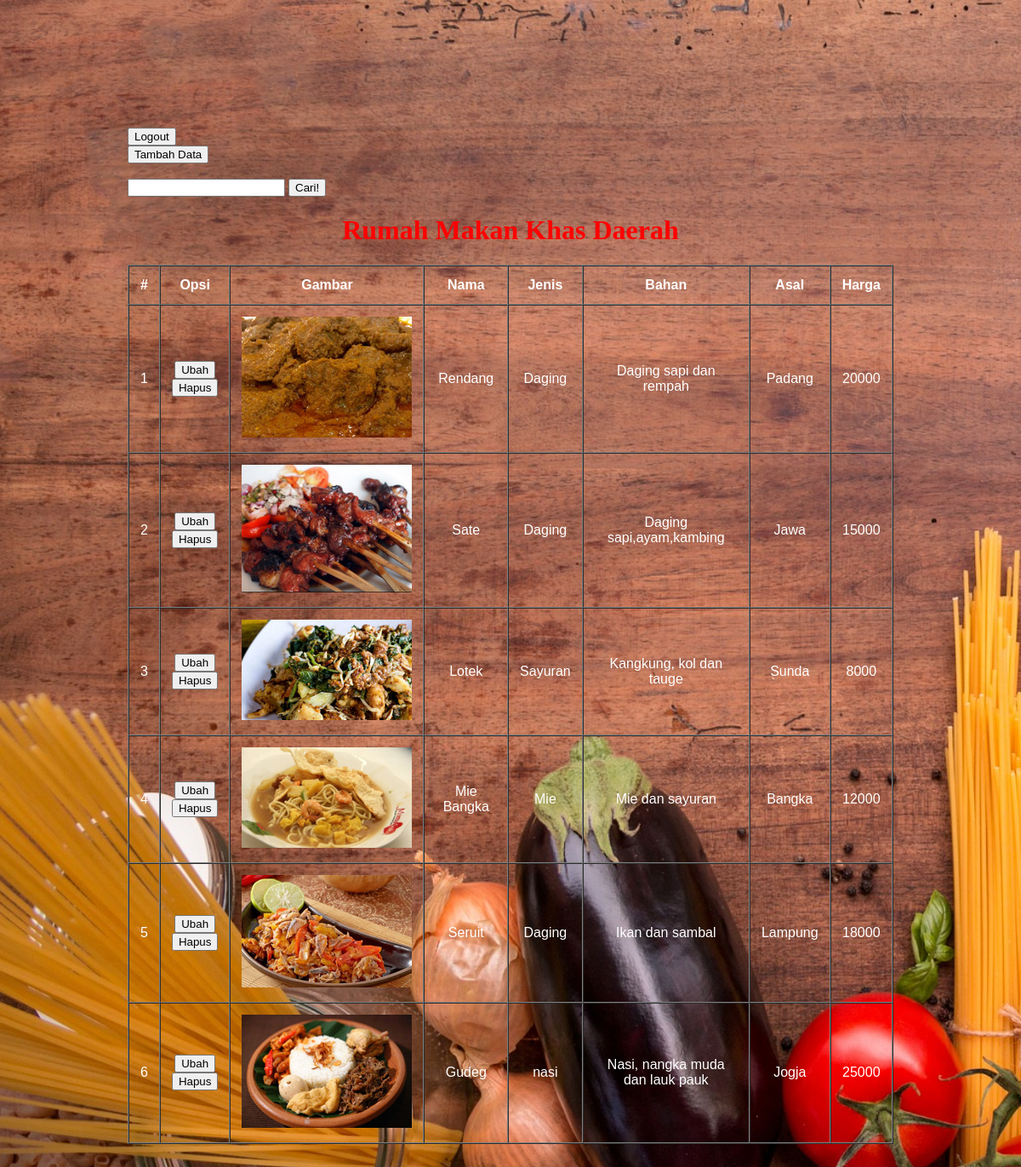
The app's page /Latihan7c/php/admin.php (signed in) with its own data.
### tables this page shows
CREATE TABLE `makanan2` (
  `id` int(11) NOT NULL,
  `nama` varchar(100) NOT NULL,
  `jenis` varchar(100) NOT NULL,
  `bahan` varchar(100) NOT NULL,
  `asal` varchar(100) NOT NULL,
  `harga` int(11) NOT NULL,
  `gambar` varchar(100) NOT NULL
);

### Latihan7c/php/functions.php (called while the page is built, shortened)
<?php
	function koneksi() {
		$conn = mysqli_connect("localhost","root","") or die ("koneksi ke DB gagal");
		mysqli_select_db($conn, "pw_193040102") or die ("Database salah!");
		return $conn;
	}
	function query($sql) {
		$conn = koneksi();
		$result = mysqli_query($conn, "$sql");
		$rows = [];
		while ($mkn2 = mysqli_fetch_assoc($result)) {
			$rows[] = $mkn2;
		}
		return $rows;
	}
?>

### Latihan7c/php/admin.php (the view, shortened to what this page needs)
<?php
   require 'functions.php';
   if (isset($_GET['cari'])) {
    $keyword = $_GET['keyword'];
    $makanan2 = query("SELECT * FROM makanan2 WHERE
                        nama LIKE '%$keyword%' OR
                        jenis LIKE '%$keyword%' OR
                        bahan LIKE '%$keyword%' OR
                        asal LIKE '%$keyword%' OR
                        harga LIKE '%$keyword%' ");
   } else {
    $makanan2 = query("SELECT * FROM makanan2");
   }
?>
<!DOCTYPE html>
<html lang="en">
<head>
    <link rel="stylesheet" href="../css/adminstyle.css">
</head>
<body>
  <a href="logout.php">
    <button>Logout</button>
  </a><br>
  <a href="tambah.php">
    <button>Tambah Data</button>
  </a><br><br>
  <form action="" method="get">
    <input type="text" name="keyword" autofocus>
    <button type="submit" name="cari">Cari!</button>
  </form>
    <h1>Rumah Makan Khas Daerah</h1>
    <table border="1" cellpadding="13" cellspacing="0">
       <tr>
          <th>#</th>
          <th>Opsi</th>
          <th>Gambar</th>
          <th>Nama</th>
          <th>Jenis</th>
          <th>Bahan</th>
          <th>Asal</th>
          <th>Harga</th>
       </tr>
       <?php if (empty($makanan2)) : ?>
            <tr>
              <td colspan="8">
                <h1>Data tidak ditemukan</h1>
              </td>
            </tr>
       <?php else : ?>
       <?php $i = 1; ?>
       <?php foreach ($makanan2 as $mkn2) : ?>
       <tr>
         <td><?= $i; ?></td>
         <td>
           <a href="ubah.php?id=<?= $mkn2['id']; ?>"><button>Ubah</button></a><br>
           <a href="hapus.php?id=<?= $mkn2['id']; ?>" onclick="return confirm('Hapus Data?')"><button>Hapus</button></a>
         </td>
         <td><img src="../assets/img/<?= $mkn2['gambar']; ?>" alt=""></td>
         <td><?= $mkn2['nama']; ?></td>
         <td><?= $mkn2['jenis']; ?></td>
         <td><?= $mkn2['bahan']; ?></td>
         <td><?= $mkn2['asal']; ?></td>
         <td><?= $mkn2['harga']; ?></td>
       </tr>
       <?php $i++; ?>
      <?php endforeach; ?>
    <?php endif; ?>
    </table>
</body>
</html>

### Latihan7c/css/adminstyle.css (style rules this page uses)
body { margin: 150px; background: url(../assets/img/bg1.jpg) no-repeat; background-size: cover; }
h1 { text-align: center; font-family: Lucida Handwriting; color : red; }
table { background: transparent; text-align: center; font-family: arial; color: #fff; }

### records on screen
makanan2: gambar (picture), nama "Rendang", jenis "Daging", bahan "Daging sapi dan rempah", asal "Padang", harga "20000"
makanan2: gambar (picture), nama "Sate", jenis "Daging", bahan "Daging sapi,ayam,kambing", asal "Jawa", harga "15000"
makanan2: gambar (picture), nama "Lotek", jenis "Sayuran", bahan "Kangkung, kol dan tauge", asal "Sunda", harga "8000"
makanan2: gambar (picture), nama "Mie Bangka", jenis "Mie", bahan "Mie dan sayuran", asal "Bangka", harga "12000"
makanan2: gambar (picture), nama "Seruit", jenis "Daging", bahan "Ikan dan sambal", asal "Lampung", harga "18000"
makanan2: gambar (picture), nama "Gudeg", jenis "nasi", bahan "Nasi, nangka muda dan lauk pauk", asal "Jogja", harga "25000"
